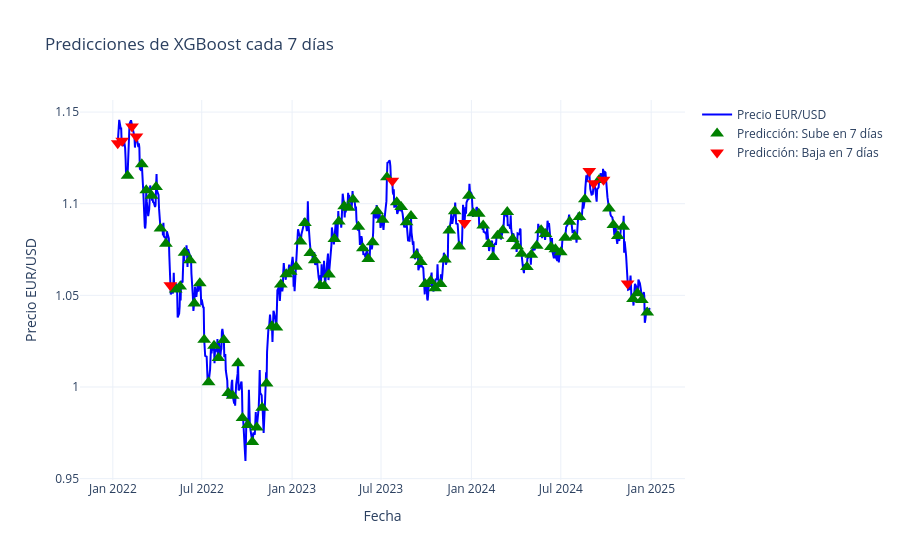

This figure's notebook cell:
### Code cell
#@title Gráfica
data_test = data.iloc[-len(y_test):].copy()
data_test['Pred'] = y_pred

# Predicciones cada 7 días
every_7 = data_test.iloc[::7].copy()
every_7['Pred'] = y_pred[::7]

fig = go.Figure()

#Precios vs Fecha
fig.add_trace(go.Scatter(
    x=data_test.index,
    y=data_test['Close'],
    mode='lines',
    name='Precio EUR/USD',
    line=dict(color='blue')
))

#Flechas verdes: predicción de subida cada 7 días
fig.add_trace(go.Scatter(
    x=every_7.index[every_7['Pred'] == 1],
    y=every_7['Close'][every_7['Pred'] == 1],
    mode='markers',
    name='Predicción: Sube en 7 días',
    marker=dict(color='green', symbol='triangle-up', size=12)
))

#Flechas rojas: predicción de bajada cada 7 días
fig.add_trace(go.Scatter(
    x=every_7.index[every_7['Pred'] == 0],
    y=every_7['Close'][every_7['Pred'] == 0],
    mode='markers',
    name='Predicción: Baja en 7 días',
    marker=dict(color='red', symbol='triangle-down', size=12)
))

fig.update_layout(
    title='Predicciones de XGBoost cada 7 días',
    xaxis_title='Fecha',
    yaxis_title='Precio EUR/USD',
    hovermode='x unified',
    template='plotly_white'
)

fig.show()
